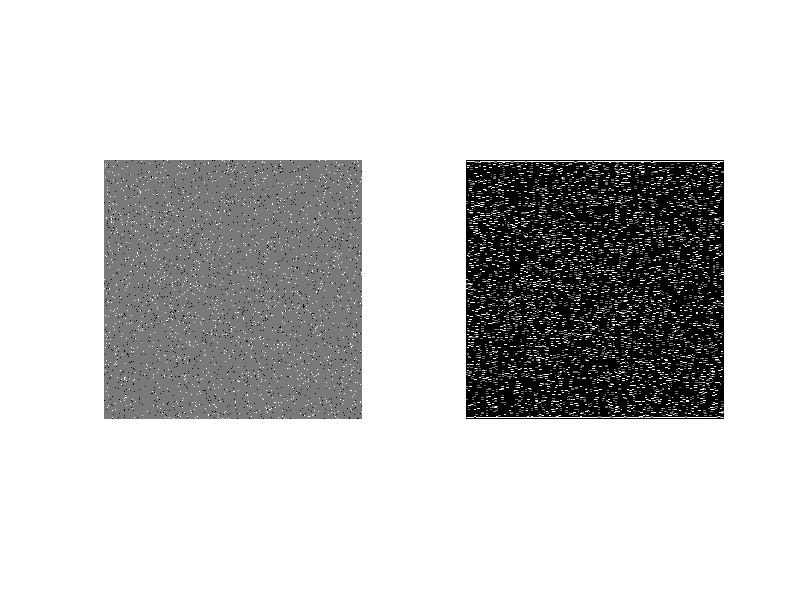

This figure's MATLAB source:
pkg load image;
clc;

a=ones(300,300);
a=uint8(a);
a=a*120;
a=imnoise(a,'salt and pepper');

pa_filter=[-1,-1,-1;2,2,2;-1,-1,-1]

imgBorda=conv2(pa_filter,a);
imgBorda=uint8(imgBorda);

figure(1),subplot(1,2,1),imshow(a);
figure(1),subplot(1,2,2),imshow(imgBorda);
